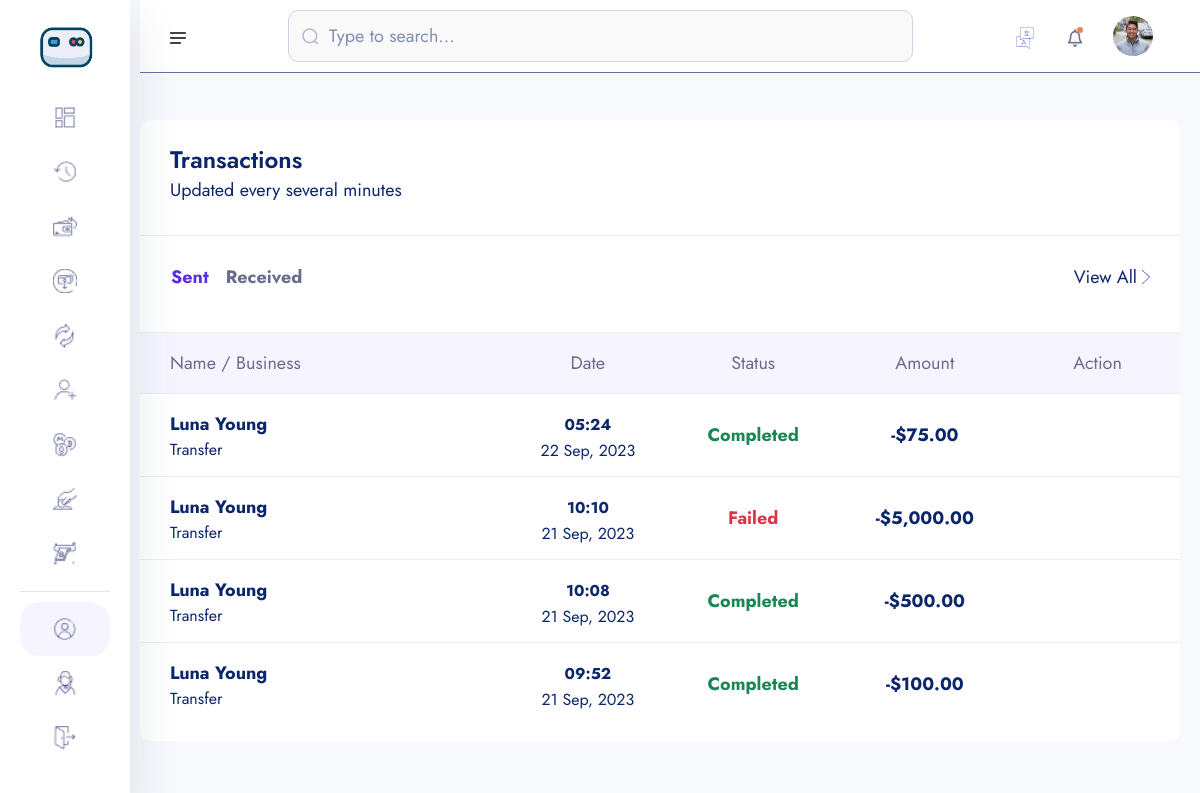
The app's page /transactions/ (signed in) with its own data.
### userauths/models.py (models this page shows, shortened)
class User(AbstractUser):
    username = models.CharField(max_length=100)
    email = models.EmailField(unique=True)
    is_staff = models.BooleanField(default=False)
    is_superuser = models.BooleanField(default=False)
    USERNAME_FIELD = 'email'
    REQUIRED_FIELDS = ['username']

### account/models.py (models this page shows, shortened)
class KYC(models.Model):
    id = models.UUIDField(primary_key=True, unique=True, default=uuid.uuid4, editable=False)
    user = models.OneToOneField(User, on_delete=models.CASCADE)
    account = models.OneToOneField(Account, on_delete=models.CASCADE, null=True, blank=True)
    full_name = models.CharField(max_length=1000)
    image = models.ImageField(upload_to="kyc", default="default.jpg")
    marital_status = models.CharField(choices=MARITAL_STATUS, max_length=40)
    gender = models.CharField(choices=GENDER, max_length=40)
    identity_type = models.CharField(choices=IDENTITY_TYPE, max_length=140)
    identity_image = models.ImageField(upload_to="kyc", null=True, blank=True)
    date_of_birth = models.DateTimeField(auto_now_add=False)
    signature = models.ImageField(upload_to="kyc")
    country = models.CharField(max_length=100)
    state = models.CharField(max_length=100)
    city = models.CharField(max_length=100)
    mobile = models.CharField(max_length=1000)
    fax = models.CharField(max_length=1000)
    date = models.DateTimeField(auto_now_add=True)

### main_app/models.py (models this page shows, shortened)
class Transaction(models.Model):
    transaction_id = ShortUUIDField(unique=True, length=15, max_length=20, prefix="TRN")
    user = models.ForeignKey(User, on_delete=models.SET_NULL, null=True, related_name="user")
    amount = models.DecimalField(max_digits=12, decimal_places=2, default=0.00)
    description = models.CharField(max_length=1000, null=True, blank=True)
    recipient = models.ForeignKey(User, on_delete=models.SET_NULL, null=True, related_name="recipient")
    sender = models.ForeignKey(User, on_delete=models.SET_NULL, null=True, related_name="sender")
    recipient_account = models.ForeignKey(Account, on_delete=models.SET_NULL, null=True, related_name="recipient_account")
    sender_account = models.ForeignKey(Account, on_delete=models.SET_NULL, null=True, related_name="sender_account")
    status = models.CharField(choices=TRANSACTION_STATUS, max_length=100, default="Pending")
    transaction_type = models.CharField(choices=TRANSACTION_TYPE, max_length=100, default="None")
    date = models.DateTimeField(auto_now_add=True)
    updated = models.DateTimeField(auto_now_add=False, null=True, blank=True)

### main_app/transaction.py (the view)
# urls.py: path("transactions/", transaction.transaction_list, name="transactions"),
@login_required
def transaction_list(request):
    sender_transaction = Transaction.objects.filter(sender=request.user).order_by("-id")
    recipient_transaction = Transaction.objects.filter(recipient=request.user).order_by("-id")
    context = {
        "sender_transaction":sender_transaction,
        "recipient_transaction":recipient_transaction,
    }
    return render(request, "transaction/transaction-list.html", context)

### templates/transaction/transaction-list.html (shortened to what this page needs)
{% extends "partials/dashboard-base.html" %}
{% load static %}
{% load humanize %}
{% block content %}
    <section class="dashboard-section body-collapse">
        <div class="overlay pt-120">
            <div class="container-fruid">
                <div class="row">
                    <div class="col-xl-12 col-lg-12">
                        <div class="section-content">
                            <div class="transactions-area">
                                <div class="section-text">
                                    <h5>Transactions</h5>
                                    <p>Updated every several minutes</p>
                                </div>
                                <div class="top-area d-flex align-items-center justify-content-between">
                                    <ul class="nav nav-tabs" role="tablist">
                                        <li class="nav-item" role="presentation">
                                            <button class="nav-link active" id="latest-tab" data-bs-toggle="tab" data-bs-target="#latest" type="button" role="tab" aria-controls="latest" aria-selected="true">Sent</button>
                                        </li>
                                        <li class="nav-item" role="presentation">
                                            <button class="nav-link" id="upcoming-tab" data-bs-toggle="tab" data-bs-target="#upcoming" type="button" role="tab" aria-controls="upcoming" aria-selected="false">Received</button>
                                        </li>
                                    </ul>
                                    <div class="view-all d-flex align-items-center">
                                        <a href="javascript:void(0)">View All</a>
                                        <img src="{% static 'assets1/images/icon/right-arrow.png' %}" alt="icon">
                                    </div>
                                </div>
                                <div class="tab-content mt-40">
                                    <div class="tab-pane fade show active" id="latest" role="tabpanel" aria-labelledby="latest-tab">
                                        <div class="table-responsive">
                                            <table class="table">
                                                <thead>
                                                    <tr>
                                                        <th scope="col">Name / Business</th>
                                                        <th scope="col">Date</th>
                                                        <th scope="col">Status</th>
                                                        <th scope="col">Amount</th>
                                                        <th scope="col">Action</th>
                                                    </tr>
                                                </thead>
                                                <tbody>
                                                    {% for s in sender_transaction %}
                                                        <tr data-bs-toggle="modal" data-bs-target="#transactionsMod">
                                                            <th scope="row">
                                                                <p>{{s.recipient.kyc.full_name|title}}</p>
                                                                <p class="mdr">{{s.transaction_type|title}}</p>
                                                            </th>
                                                            <td>
                                                                <p><small>{{s.date|date:"h:i"}}</small></p>
                                                                <p class="mdr">{{s.date|date:"d M, Y"}}</p>
                                                            </td>
                                                            <td>
                                                                {% if s.status == 'Completed' %}
                                                                    <p class="text-success">{{s.status|title}}</p>
                                                                {% endif %}
                                                                {% if s.status == 'Failed' %}
                                                                    <p class="text-danger">{{s.status|title}}</p>
                                                                {% endif %}
                                                            </td>
                                                            <td>
                                                                <p>-${{s.amount|intcomma}}</p>
                                                            </td>
                                                            <td>
                                                                <a href="{% url "main_app:transaction-detail" s.transaction_id %}" class=""><i class="fa-eye"></i></a>
                                                            </td>
                                                        </tr>
                                                    {% endfor %}
                                                </tbody>
                                            </table>
                                        </div>
                                    </div>
                                </div>
                            </div>
                        </div>
                    </div>
                </div>
            </div>
        </div>
    </section>
{% endblock content %}

### templates/partials/dashboard-base.html (shortened to what this page needs)
{% load static %}
<!doctype html>
<html lang="en">
<head>
    <link rel="stylesheet" href="{% static 'assets1/css/bootstrap.min.css' %}">
    <link rel="stylesheet" href="{% static 'assets1/css/fontawesome.min.css' %}">
    <link rel="stylesheet" href="{% static 'assets1/css/jquery-ui.css' %}">
    <link rel="stylesheet" href="{% static 'assets1/css/plugin/apexcharts.css' %}">
    <link rel="stylesheet" href="{% static 'assets1/css/plugin/nice-select.css' %}">
    <link rel="stylesheet" href="{% static 'assets1/css/arafat-font.css' %}">
    <link rel="stylesheet" href="{% static 'assets1/css/plugin/animate.css' %}">
    <link rel="stylesheet" href="{% static 'assets1/css/style.css' %}">
</head>
<body>
    <header class="header-section body-collapse">
        <div class="overlay">
            <div class="container-fruid">
                <div class="row d-flex header-area">
                    <div class="navbar-area d-flex align-items-center justify-content-between">
                        <div class="sidebar-icon">
                            <img src="{% static 'assets1/images/icon/menu.png' %}" alt="icon">
                        </div>
                        <form method="POST" class="flex-fill">
                            <div class="form-group d-flex align-items-center">
                                <img src="{% static 'assets1/images/icon/search.png' %}" alt="icon">
                                <input type="text" placeholder="Type to search...">
                            </div>
                        </form>
                        <div class="dashboard-nav">
                            <div class="single-item language-area">
                                <div class="language-btn">
                                    <img src="{% static 'assets1/images/icon/lang.png' %}" alt="icon">
                                </div>
                            </div>
                            <div class="single-item notifications-area">
                                <div class="notifications-btn">
                                    <img src="{% static 'assets1/images/icon/bell.png' %}" class="bell-icon" alt="icon">
                                </div>
                            </div>
                            <div class="single-item user-area">
                                <div class="profile-area d-flex align-items-center">
                                    <span class="user-profile">
                                        <img style="width: 40px; height: 40px; border-radius: 50%; object-fit: cover" src="{{ user.kyc.image.url }}" alt="User">
                                    </span>
                                    <i class="fa-solid fa-sort-down"></i>
                                </div>
                            </div>
                        </div>
                    </div>
                    <div class="sidebar-wrapper">
                        <div class="sidebar-logo">
                            <a href="dashboard.html"><img src="{% static 'assets1/images/logo.png' %}" alt="logo" style="height: 50px; border-radius: 50%"></a>
                        </div>
                        <ul>
                            <li>
                                <a href="{% url "account:dashboard" %}">
                                    <img src="{% static 'assets1/images/icon/dashboard.png' %}" alt="Dashboard"> <span>Dashboard</span>
                                </a>
                            </li>
                            <li>
                                <a href="{% url "main_app:transactions" %}">
                                    <img src="{% static 'assets1/images/icon/transactions.png' %}" alt="Transactions"> <span>Transactions</span>
                                </a>
                            </li>
                            <li>
                                <a href="{% url "main_app:search-acct" %}">
                                    <img src="{% static 'assets1/images/icon/pay.png' %}" alt="Pay"> <span>Pay</span>
                                </a>
                            </li>
                            <li>
                                <a href="{% url "main_app:request-search-acct" %}">
                                    <img src="{% static 'assets1/images/icon/receive.png' %}" alt="Receive"> <span>Receive</span>
                                </a>
                            </li>
                            <li>
                                <a href="money-exchange.html">
                                    <img src="{% static 'assets1/images/icon/exchange.png' %}" alt="Exchange"> <span>Exchange</span>
                                </a>
                            </li>
                            <li>
                                <a href="recipients.html">
                                    <img src="{% static 'assets1/images/icon/recipients.png' %}" alt="Recipients"> <span>Recipients</span>
                                </a>
                            </li>
                            <li>
                                <a href="crypto.html">
                                    <img src="{% static 'assets1/images/icon/crypto.png' %}" alt="Crypto"> <span>Crypto</span>
                                </a>
                            </li>
                            <li>
                                <a href="deposit-money.html">
                                    <img src="{% static 'assets1/images/icon/deposit.png' %}" alt="Deposit"> <span>Deposit Money</span>
                                </a>
                            </li>
                            <li>
                                <a href="withdraw-money-step-1.html">
                                    <img src="{% static 'assets1/images/icon/withdraw.png' %}" alt="Withdraw"> <span>Withdraw Money</span>
                                </a>
                            </li>
                        </ul>
                        <ul class="bottom-item">
                            <li class="active">
                                <a href="{% url "account:account" %}">
                                    <img src="{% static 'assets1/images/icon/account.png' %}" alt="Account"> <span>Account</span>
                                </a>
                            </li>
                            <li>
                                <a href="javascript:void(0)">
                                    <img src="{% static 'assets1/images/icon/support.png' %}" alt="Support"> <span>Support</span>
                                </a>
                            </li>
                            <li>
                                <a href="javascript:void(0)">
                                    <img src="{% static 'assets1/images/icon/quit.png' %}" alt="Quit"> <span>Quit</span>
                                </a>
                            </li>
                        </ul>
                        <div class="pt-120">
                        </div>
                    </div>
                </div>
            </div>
        </div>
    </header>
{% block content %}
{% endblock content %}
    </body>
</html>

### records on screen
User: kyc.image (picture)
Transaction: recipient.kyc.full_name "Luna Young", transaction_type "Transfer", date "05:24", date "22 Sep, 2023", status "Completed", amount "75.00"
Transaction: recipient.kyc.full_name "Luna Young", transaction_type "Transfer", date "10:10", date "21 Sep, 2023", status "Failed", amount "5,000.00"
Transaction: recipient.kyc.full_name "Luna Young", transaction_type "Transfer", date "10:08", date "21 Sep, 2023", status "Completed", amount "500.00"
Transaction: recipient.kyc.full_name "Luna Young", transaction_type "Transfer", date "09:52", date "21 Sep, 2023", status "Completed", amount "100.00"
